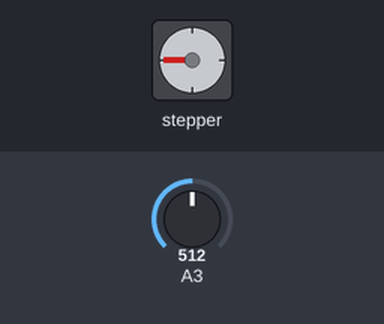
The sketch below on a simulated Arduino Uno, built with avr-gcc and run on an emulated ATmega328P. Parts: stepper motor. The test bench sets the inputs (shaded band); at power-on: A3 = 512. Stepper angles assume 200 steps per turn.

Above: at 1.2 s.
1.3 s: A3 set to 716
At 1.69 s:
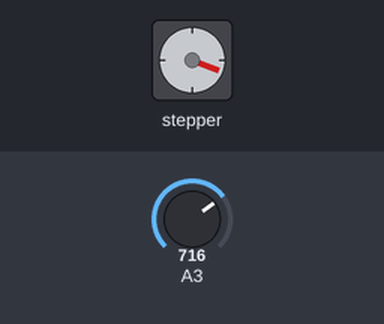
4.3 s: A3 set to 900
At 4.71 s:
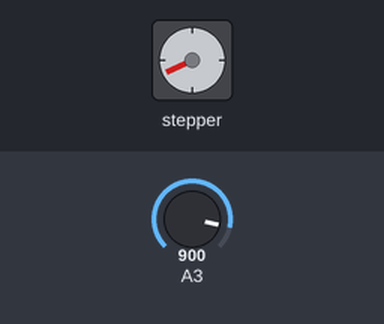
7.3 s: A3 set to 1023
At 7.73 s:
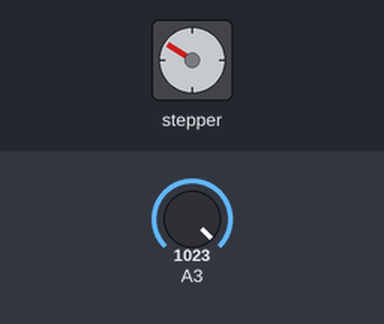
Timing chart, 0 to 19.3 s (numbered marks = the images above; inputs shaded):
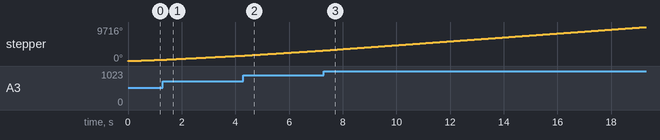

The sketch:

T3_Code.ino
```cpp
#include <Stepper.h>

const int stepsPerRevolution = 200;  // change this to fit the number of steps per revolution
// for your motor


// initialize the stepper library on pins 8 through 11:
Stepper myStepper(stepsPerRevolution, 8, 9, 10, 11);

int stepCount = 0;  // number of steps the motor has taken

void setup() {
  // nothing to do inside the setup
}

void loop() {
  // read the sensor value:
  int sensorReading = analogRead(A3);
  // map it to a range from 0 to 100:
  int motorSpeed = map(sensorReading, 0, 1023, 0, 100);
  // set the motor speed:
  if (motorSpeed > 0) {
    myStepper.setSpeed(motorSpeed);
    // step 1/100 of a revolution:
    myStepper.step(stepsPerRevolution / 100);
  }
}
```
